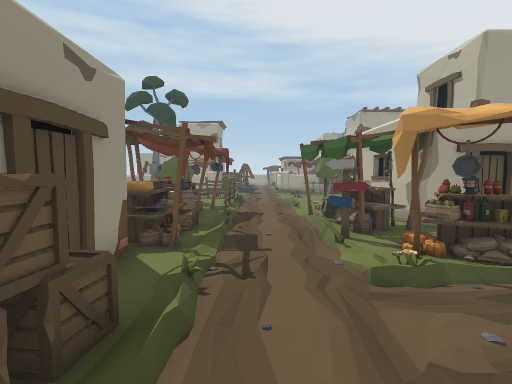
View 1 (above)

24 first-person views from a walk through a scene from a Unity 3-D project. The camera is 1.5 m above the floor, tilts 4° down and sees 85° across. The floor is counted in squares, 1 m on a side. Each view is taken from the middle of a square. On the plan, view 1 faces up. The plan holds only what a view shows up to about 14 squares ahead; the rest is blank. The place goes on beyond the plan. The player is left out. Door leaves are left out, so doorways stand open.

View 2
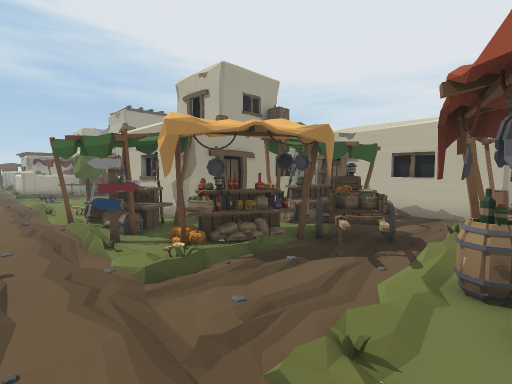

View 3
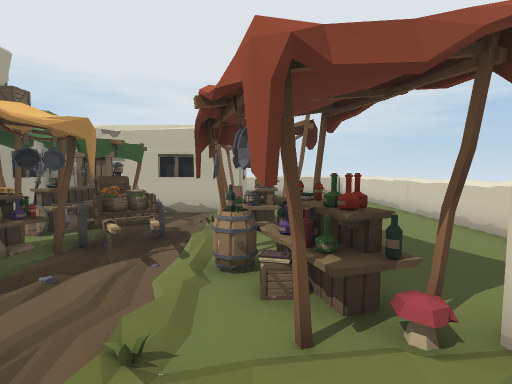

View 4
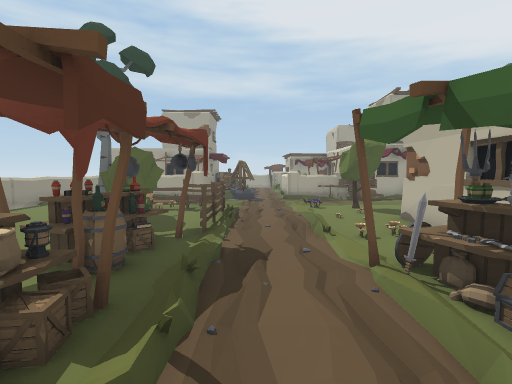

View 5
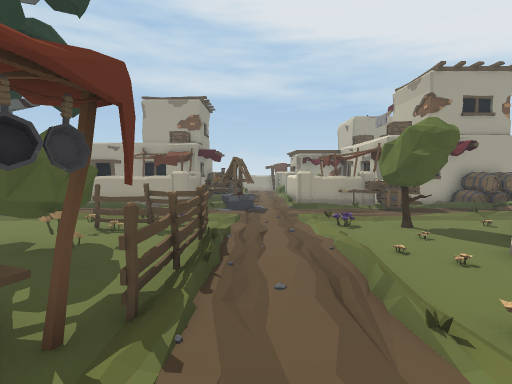

View 6
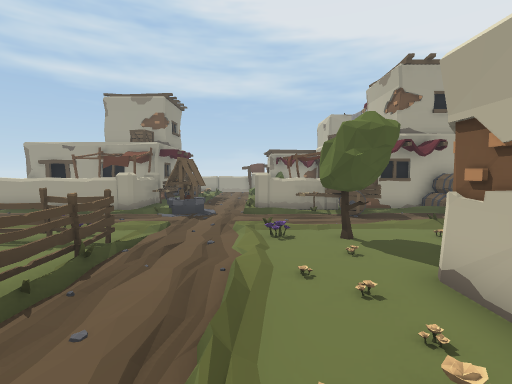

View 7
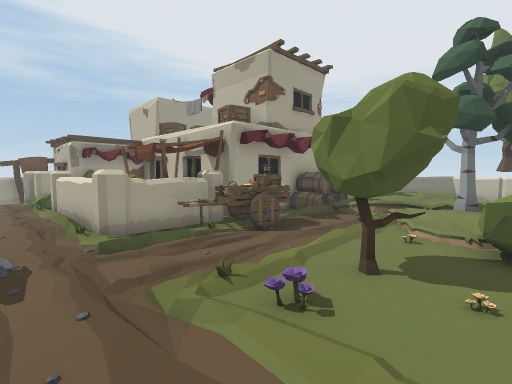

View 8
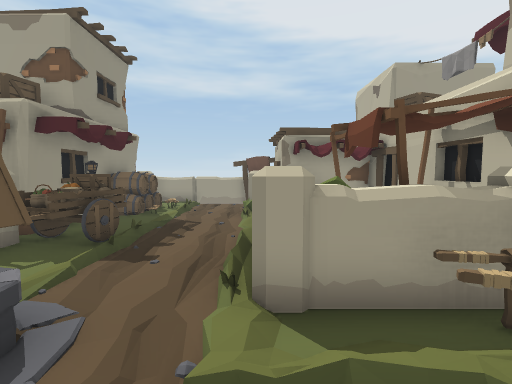

View 9
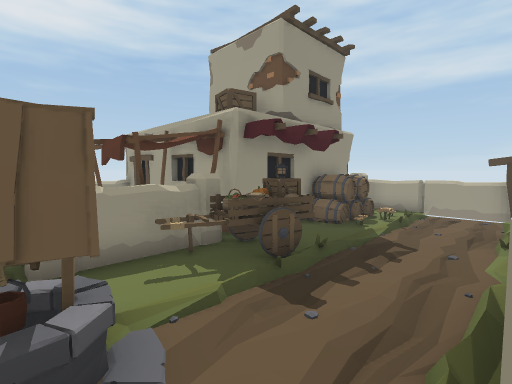

View 10
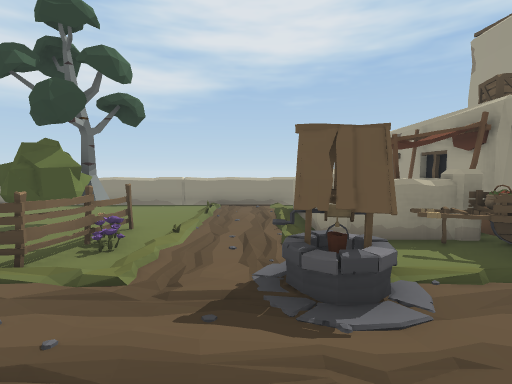

View 11
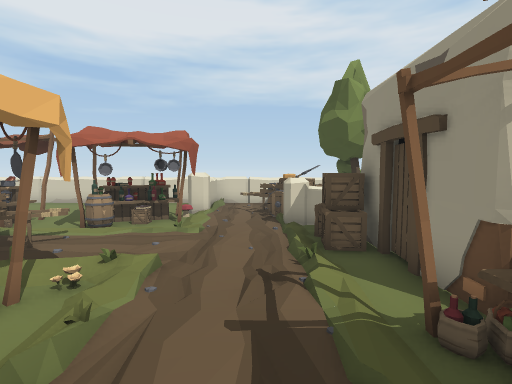

View 12
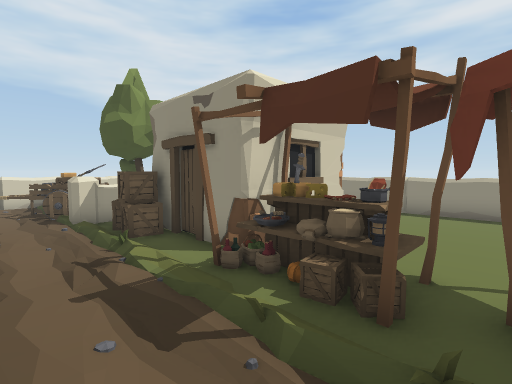

View 13
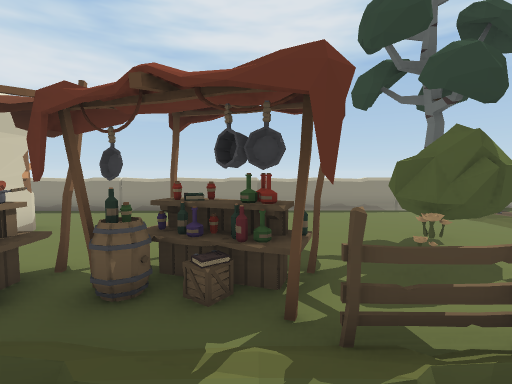

View 14
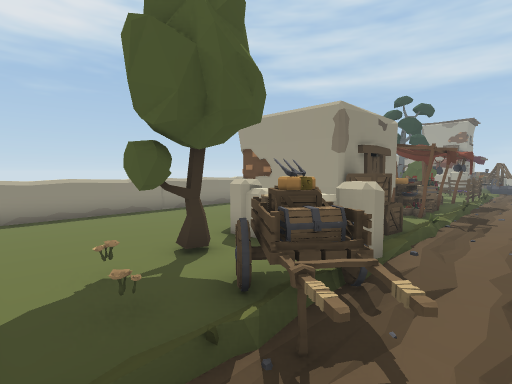

View 15
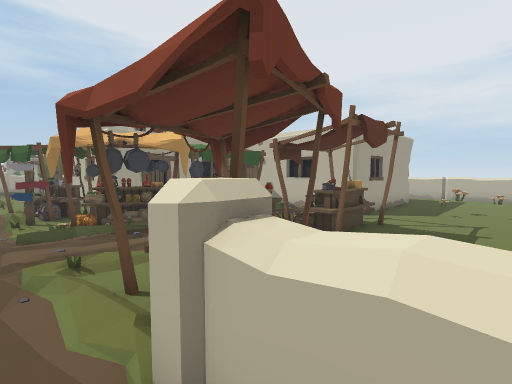

View 16
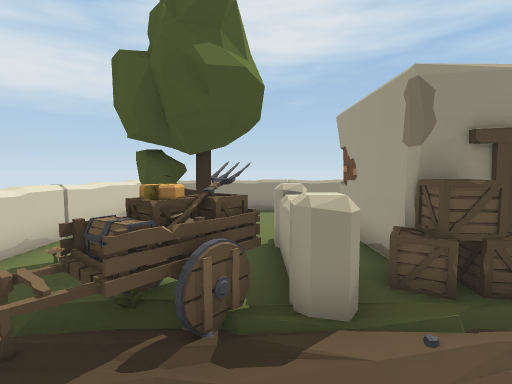

View 17
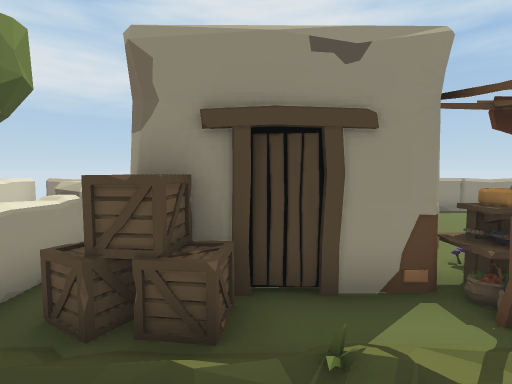

View 18
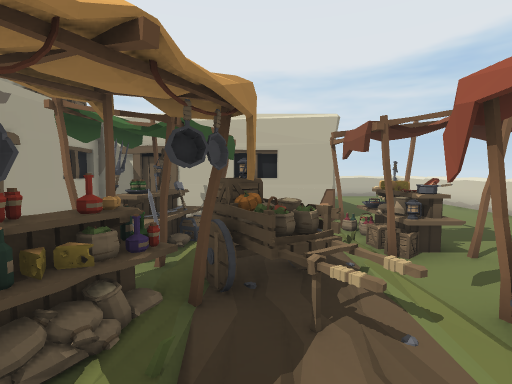

View 19
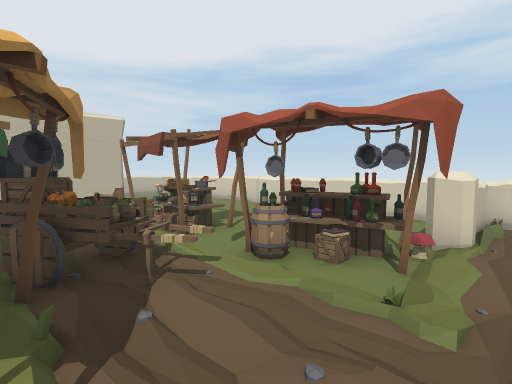

View 20
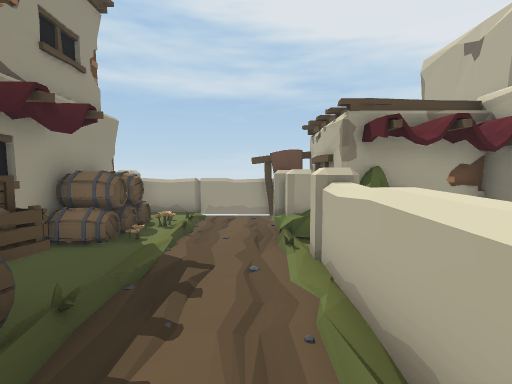

View 21
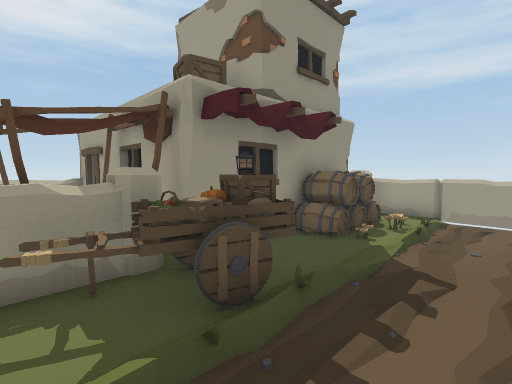

View 22
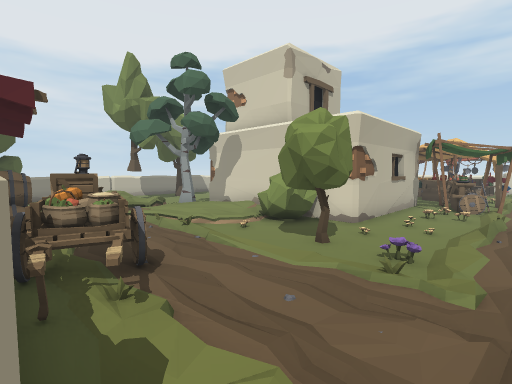

View 23
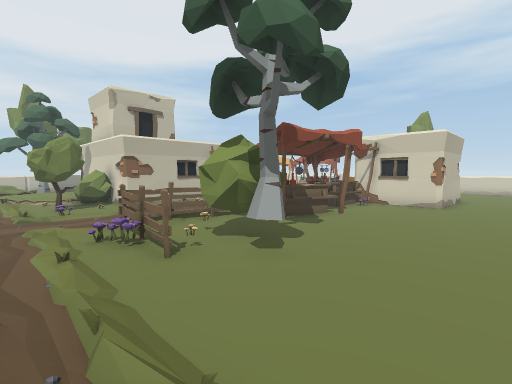

View 24
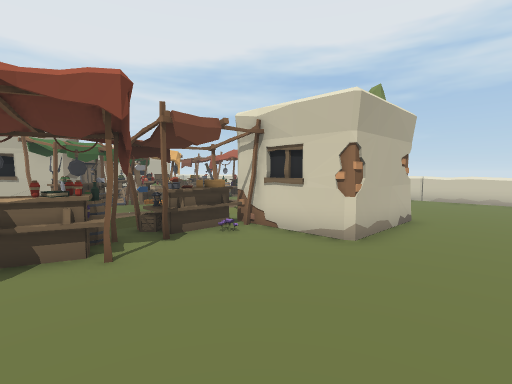

### Floor plan
Key: @ floor where view 1 was taken; # wall or solid block; x gap in a wall; . main floor; : floor 0.25 m higher than the main floor; + floor 0.5 m higher than the main floor; / step, stairs or slope; D open door; = window, fence, low wall or low ledge; ^ raised ledge; T tree; B bush; F fence; S stall; I sign; C crate; A cart; M mushroom; W well; R barrel; O other object.
Columns run from 10 left of view 1 to 14 right of it. Each row starts with its distance up from view 1.
 34          ###^
 33       ###  OOO
 32       #RO...=O
 31       #ROO.. O
 30       #RR:..#B  #
 29       ##O:..=B###
 28       #.....### O
 27       #.....^   #
 26  ######AAA..^   #
 25 #  OO O#AA..^ O O
 24 #     OAA:..^OO #
 23 #  O  ##A:..^OO#O ##
 22 #x^^^^=#.W..####AOOORR
 21 =.////..:WW.//AAAA..RRR
 20 =........W.....AA...+
 19 =...................
 18 =//////.//......////
 17 =.....FOO....OTT.O/
 16 =.....OFFF....TTB/
 15 =...TTBO.F../.O.BB
 14 =....BO..F../O.##B#O###
 13 =......O.F../.O#
 12 =......S.F..OO.#
 11 =......SSS.....O
 10 =.....SSS/...O.#
  9 =......SS/..SS.#
  8 =......SS/...SS#######
  7 =......OS:..ISS.     #
  6 =......OS:..I.S  SSS #
  5 =...##O#O....SSSSSSS #
  4 =...#  #O:..OSSSAASS #
  3 =...#  #CC.....AAA.. #
  2 =...####CC....AAA... #
  1 =.......C:....SS.S.S ####
  0 =.....^^^^@.SSSS.SSS ....
 -1 =.......AA...MSS.SSS....
 -2 =.....T.AAA.#S........OO
 -3 =.....TT.AA.^ .........O
 -4 =......OO:..^ .........
 -5 x........:..#DD     ....
 -6 #^^^==^^ ^^^^D^^^##^^^###

Where each view was taken, in squares from view 1:
view 1: 0 up, 0 right, facing up
view 2: 0 up, 0 right, facing up-right
view 3: 0 up, 0 right, facing right
view 4: 5 up, 0 right, facing up
view 5: 9 up, 0 right, facing up
view 6: 10 up, 2 right, facing up
view 7: 15 up, 0 right, facing up-right
view 8: 19 up, 2 right, facing up
view 9: 21 up, 2 right, facing up-left
view 10: 20 up, 3 right, facing left
view 11: 8 up, 0 right, facing down
view 12: 9 up, 1 right, facing down-left
view 13: 11 up, 1 right, facing left
view 14: 5 down, 1 right, facing up-left
view 15: 4 down, 1 right, facing up-right
view 16: 1 down, 2 right, facing left
view 17: 3 up, 1 right, facing left
view 18: 3 up, 2 right, facing right
view 19: 4 up, 1 right, facing down-right
view 20: 23 up, 1 right, facing up
view 21: 23 up, 1 right, facing up-left
view 22: 22 up, 1 right, facing down-right
view 23: 19 up, 9 left, facing down-right
view 24: 11 up, 9 left, facing down-right
